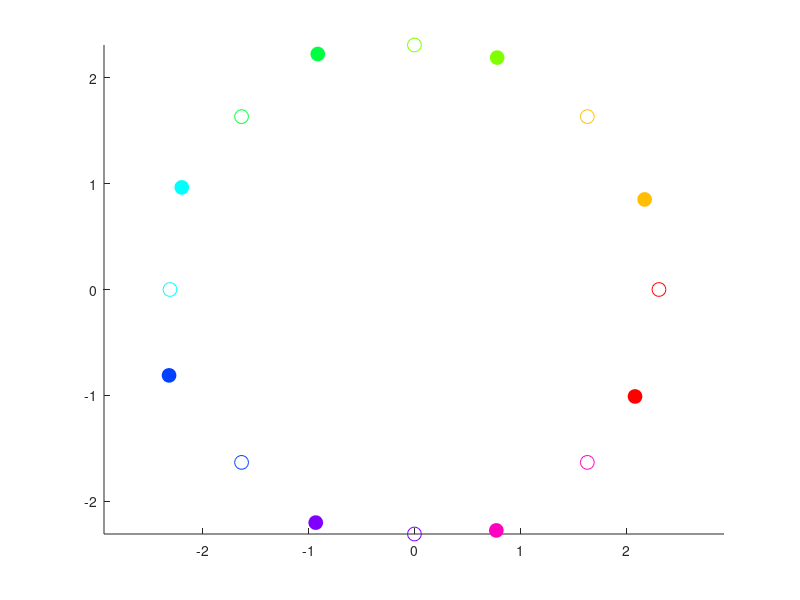
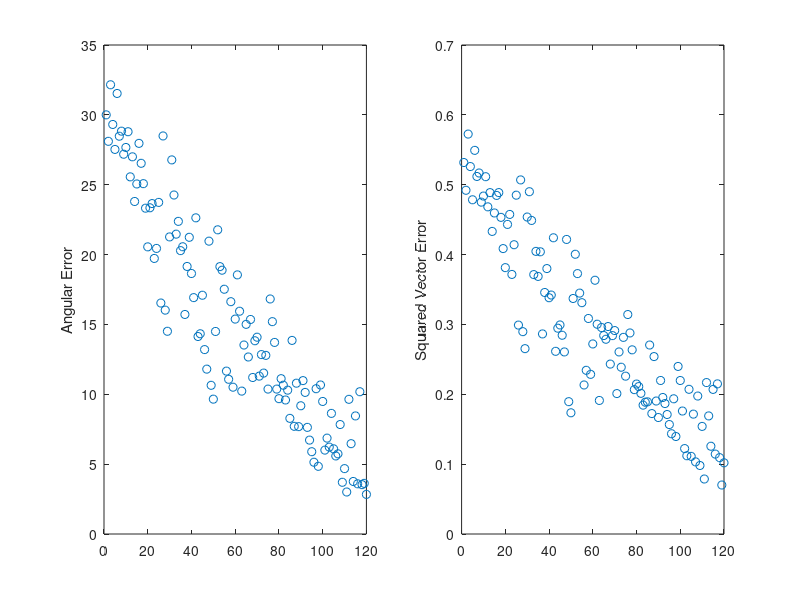

The MATLAB source for these figures, in order:
%%
%kernel
nAngles = 8;
angles = linspace(0,2*pi,nAngles+1)';
angles = angles(1:nAngles);
nodes_in = [cos(angles), sin(angles)];
W = 2.31*nodes_in;
W_original = W;

%%
vmrAngle = 30*(pi/180);
vdMat = [[cos(vmrAngle),-sin(vmrAngle)]; [sin(vmrAngle),cos(vmrAngle)]];
%vdMat = [1.5, 0; 0, 1/1.5];

%%
nTargAngles = 8;
targAngles = linspace(0,2*pi,nTargAngles+1)';
targAngles = targAngles(1:nTargAngles);
targets = [cos(targAngles), sin(targAngles)];

%%
nReaches = 120;
allErr = zeros(nReaches,1);
angErr = zeros(nReaches,1);
learnRate = 0.50;
for n=1:nReaches
    targIdx = randi(size(targets,1));
    
    distances = sqrt(sum((nodes_in - targets(targIdx,:)).^2,2));
    features = exp(-distances)/sum(exp(-distances));
    plannedDisplacement = features' * W;
    
    distortedDisplacement = vdMat * plannedDisplacement';
    err = targets(targIdx,:)' - distortedDisplacement;
    allErr(n) = sqrt(sum(err.^2));
    
    u = [distortedDisplacement',0];
    v = [targets(targIdx,:),0];
    angErr(n) = atan2d(norm(cross(u,v)),dot(u,v));
    
    W = W + features * err' * learnRate;
end

colors = hsv(8);
figure;
hold on;
for rowIdx=1:size(W,1)
    plot(W_original(rowIdx,1), W_original(rowIdx,2), 'o', 'Color', colors(rowIdx,:), 'MarkerSize', 10); 
    plot(W(rowIdx,1), W(rowIdx,2), 'o', 'Color', colors(rowIdx,:), 'MarkerFaceColor', colors(rowIdx,:), 'MarkerSize', 10); 
end
axis equal

figure('Position',[680   811   878   287]); 
subplot(1,2,1);
plot(angErr,'o');
ylabel('Angular Error');

subplot(1,2,2);
plot(allErr,'o');
ylabel('Squared Vector Error');

%ylim([0, 50]);